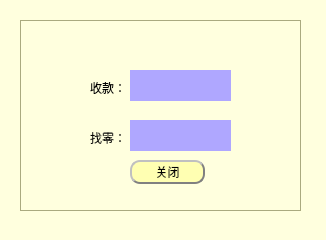
<?xml version="1.0" encoding="UTF-8"?>
<ui version="4.0">
 <class>CustomerDisplayDialog</class>
 <widget class="QDialog" name="CustomerDisplayDialog">
  <property name="geometry">
   <rect>
    <x>0</x>
    <y>0</y>
    <width>326</width>
    <height>240</height>
   </rect>
  </property>
  <property name="font">
   <font>
    <pointsize>12</pointsize>
   </font>
  </property>
  <property name="windowTitle">
   <string>Dialog</string>
  </property>
  <property name="windowIcon">
   <iconset resource="../res.qrc">
    <normaloff>:/image/收银ok.png</normaloff>:/image/收银ok.png</iconset>
  </property>
  <property name="styleSheet">
   <string notr="true">QDialog{
background-color: rgb(255, 255, 222);
}
QGroupBox{
	border: 1px solid  #aaaa7f;
}

QPushButton{background-color:rgb(255, 255 , 178);

	color: black;  
	border-radius: 10px; 
	border: 2px groove gray; 
	min-height:20;
 	border-style: outset;
}

QPushButton:hover{background-color: rgb(255, 219, 92);
color: black ;
}

QPushButton:pressed{background-color:rgb(255, 175, 68);

border-style: inset; }</string>
  </property>
  <widget class="QGroupBox" name="groupBox">
   <property name="geometry">
    <rect>
     <x>20</x>
     <y>20</y>
     <width>281</width>
     <height>191</height>
    </rect>
   </property>
   <property name="title">
    <string/>
   </property>
   <widget class="QLabel" name="label_11">
    <property name="geometry">
     <rect>
      <x>70</x>
      <y>110</y>
      <width>36</width>
      <height>16</height>
     </rect>
    </property>
    <property name="text">
     <string>找零：</string>
    </property>
   </widget>
   <widget class="QPushButton" name="pushButton">
    <property name="geometry">
     <rect>
      <x>110</x>
      <y>140</y>
      <width>75</width>
      <height>24</height>
     </rect>
    </property>
    <property name="text">
     <string>关闭</string>
    </property>
   </widget>
   <widget class="QLabel" name="label_10">
    <property name="geometry">
     <rect>
      <x>70</x>
      <y>60</y>
      <width>36</width>
      <height>16</height>
     </rect>
    </property>
    <property name="text">
     <string>收款：</string>
    </property>
   </widget>
   <widget class="QLabel" name="shouldlabel">
    <property name="geometry">
     <rect>
      <x>110</x>
      <y>50</y>
      <width>101</width>
      <height>31</height>
     </rect>
    </property>
    <property name="styleSheet">
     <string notr="true">background-color: rgb(175, 167, 255);</string>
    </property>
    <property name="text">
     <string/>
    </property>
   </widget>
   <widget class="QLabel" name="changelabel">
    <property name="geometry">
     <rect>
      <x>110</x>
      <y>100</y>
      <width>101</width>
      <height>31</height>
     </rect>
    </property>
    <property name="font">
     <font>
      <pointsize>12</pointsize>
     </font>
    </property>
    <property name="styleSheet">
     <string notr="true">background-color: rgb(175, 167, 255);</string>
    </property>
    <property name="text">
     <string/>
    </property>
   </widget>
  </widget>
 </widget>
 <resources>
  <include location="../res.qrc"/>
 </resources>
 <connections/>
</ui>
